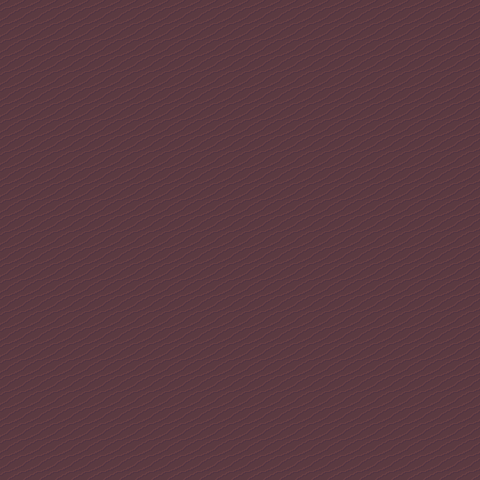

Below is a game level as drawn by its tile map, then a one-line description and the .tmx file that defines it, in full:
An orthogonal 30x30 tile map with 16x16 px tiles, 3 tile layers (Tile Layer 1, Tile Layer 2, Tile Layer 3).

<map version="1.10" tiledversion="1.11.0" orientation="orthogonal" renderorder="right-down" width="30" height="30" tilewidth="16" tileheight="16" infinite="0" nextlayerid="4" nextobjectid="1">
 <tileset firstgid="1" source="tiles-1.png.tsx" />
 <layer id="1" name="Tile Layer 1" width="30" height="30">
  <data encoding="csv">
1,1,1,1,1,1,1,1,1,1,1,1,1,1,1,1,1,1,1,1,1,1,1,1,1,1,1,1,1,1,
1,1,1,1,1,1,1,1,1,1,1,1,1,1,1,1,1,1,1,1,1,1,1,1,1,1,1,1,1,1,
1,1,1,1,1,1,1,1,1,1,1,1,1,1,1,1,1,1,1,1,1,1,1,1,1,1,1,1,1,1,
1,1,1,1,1,1,1,1,1,1,1,1,1,1,1,1,1,1,1,1,1,1,1,1,1,1,1,1,1,1,
1,1,1,1,1,1,1,1,1,1,1,1,1,1,1,1,1,1,1,1,1,1,1,1,1,1,1,1,1,1,
1,1,1,1,1,1,1,1,1,1,1,1,1,1,1,1,1,1,1,1,1,1,1,1,1,1,1,1,1,1,
1,1,1,1,1,1,1,1,1,1,1,1,1,1,1,1,1,1,1,1,1,1,1,1,1,1,1,1,1,1,
1,1,1,1,1,1,1,1,1,1,1,1,1,1,1,1,1,1,1,1,1,1,1,1,1,1,1,1,1,1,
1,1,1,1,1,1,1,1,1,1,1,1,1,1,1,1,1,1,1,1,1,1,1,1,1,1,1,1,1,1,
1,1,1,1,1,1,1,1,1,1,1,1,1,1,1,1,1,1,1,1,1,1,1,1,1,1,1,1,1,1,
1,1,1,1,1,1,1,1,1,1,1,1,1,1,1,1,1,1,1,1,1,1,1,1,1,1,1,1,1,1,
1,1,1,1,1,1,1,1,1,1,1,1,1,1,1,1,1,1,1,1,1,1,1,1,1,1,1,1,1,1,
1,1,1,1,1,1,1,1,1,1,1,1,1,1,1,1,1,1,1,1,1,1,1,1,1,1,1,1,1,1,
1,1,1,1,1,1,1,1,1,1,1,1,1,1,1,1,1,1,1,1,1,1,1,1,1,1,1,1,1,1,
1,1,1,1,1,1,1,1,1,1,1,1,1,1,1,1,1,1,1,1,1,1,1,1,1,1,1,1,1,1,
1,1,1,1,1,1,1,1,1,1,1,1,1,1,1,1,1,1,1,1,1,1,1,1,1,1,1,1,1,1,
1,1,1,1,1,1,1,1,1,1,1,1,1,1,1,1,1,1,1,1,1,1,1,1,1,1,1,1,1,1,
1,1,1,1,1,1,1,1,1,1,1,1,1,1,1,1,1,1,1,1,1,1,1,1,1,1,1,1,1,1,
1,1,1,1,1,1,1,1,1,1,1,1,1,1,1,1,1,1,1,1,1,1,1,1,1,1,1,1,1,1,
1,1,1,1,1,1,1,1,1,1,1,1,1,1,1,1,1,1,1,1,1,1,1,1,1,1,1,1,1,1,
1,1,1,1,1,1,1,1,1,1,1,1,1,1,1,1,1,1,1,1,1,1,1,1,1,1,1,1,1,1,
1,1,1,1,1,1,1,1,1,1,1,1,1,1,1,1,1,1,1,1,1,1,1,1,1,1,1,1,1,1,
1,1,1,1,1,1,1,1,1,1,1,1,1,1,1,1,1,1,1,1,1,1,1,1,1,1,1,1,1,1,
1,1,1,1,1,1,1,1,1,1,1,1,1,1,1,1,1,1,1,1,1,1,1,1,1,1,1,1,1,1,
1,1,1,1,1,1,1,1,1,1,1,1,1,1,1,1,1,1,1,1,1,1,1,1,1,1,1,1,1,1,
1,1,1,1,1,1,1,1,1,1,1,1,1,1,1,1,1,1,1,1,1,1,1,1,1,1,1,1,1,1,
1,1,1,1,1,1,1,1,1,1,1,1,1,1,1,1,1,1,1,1,1,1,1,1,1,1,1,1,1,1,
1,1,1,1,1,1,1,1,1,1,1,1,1,1,1,1,1,1,1,1,1,1,1,1,1,1,1,1,1,1,
1,1,1,1,1,1,1,1,1,1,1,1,1,1,1,1,1,1,1,1,1,1,1,1,1,1,1,1,1,1,
1,1,1,1,1,1,1,1,1,1,1,1,1,1,1,1,1,1,1,1,1,1,1,1,1,1,1,1,1,1
</data>
 </layer>
 <layer id="2" name="Tile Layer 2" width="30" height="30">
  <data encoding="csv">
0,0,0,0,0,0,0,0,0,0,0,0,0,0,0,0,0,0,0,0,0,0,0,0,0,0,0,0,0,0,
0,0,0,0,0,0,0,0,0,0,0,0,0,0,0,0,0,0,0,0,0,0,0,0,0,0,0,0,0,0,
0,0,0,0,0,0,0,0,0,0,0,0,0,0,0,0,0,0,0,0,0,0,0,0,0,0,0,0,0,0,
0,0,0,0,0,0,0,0,0,0,0,0,0,0,0,0,0,0,0,0,0,0,0,0,0,0,0,0,0,0,
0,0,0,0,0,0,0,0,0,0,0,0,0,0,0,0,0,0,0,0,0,0,0,0,0,0,0,0,0,0,
0,0,0,0,0,0,0,0,0,0,0,0,0,0,0,0,0,0,0,0,0,0,0,0,0,0,0,0,0,0,
0,0,0,0,0,0,0,0,0,0,0,0,0,0,0,0,0,0,0,0,0,0,0,0,0,0,0,0,0,0,
0,0,0,0,0,0,0,0,0,0,0,0,0,0,0,0,0,0,0,0,0,0,0,0,0,0,0,0,0,0,
0,0,0,0,0,0,0,0,0,0,0,0,0,0,0,0,0,0,0,0,0,0,0,0,0,0,0,0,0,0,
0,0,0,0,0,0,0,0,0,0,0,0,0,0,0,0,0,0,0,0,0,0,0,0,0,0,0,0,0,0,
0,0,0,0,0,0,0,0,0,0,0,0,0,0,0,0,0,0,0,0,0,0,0,0,0,0,0,0,0,0,
0,0,0,0,0,0,0,0,0,0,0,0,0,0,0,0,0,0,0,0,0,0,0,0,0,0,0,0,0,0,
0,0,0,0,0,0,0,0,0,0,0,0,0,0,0,0,0,0,0,0,0,0,0,0,0,0,0,0,0,0,
0,0,0,0,0,0,0,0,0,0,0,0,0,0,0,0,0,0,0,0,0,0,0,0,0,0,0,0,0,0,
0,0,0,0,0,0,0,0,0,0,0,0,0,0,0,0,0,0,0,0,0,0,0,0,0,0,0,0,0,0,
0,0,0,0,0,0,0,0,0,0,0,0,0,0,0,0,0,0,0,0,0,0,0,0,0,0,0,0,0,0,
0,0,0,0,0,0,0,0,0,0,0,0,0,0,0,0,0,0,0,0,0,0,0,0,0,0,0,0,0,0,
0,0,0,0,0,0,0,0,0,0,0,0,0,0,0,0,0,0,0,0,0,0,0,0,0,0,0,0,0,0,
0,0,0,0,0,0,0,0,0,0,0,0,0,0,0,0,0,0,0,0,0,0,0,0,0,0,0,0,0,0,
0,0,0,0,0,0,0,0,0,0,0,0,0,0,0,0,0,0,0,0,0,0,0,0,0,0,0,0,0,0,
0,0,0,0,0,0,0,0,0,0,0,0,0,0,0,0,0,0,0,0,0,0,0,0,0,0,0,0,0,0,
0,0,0,0,0,0,0,0,0,0,0,0,0,0,0,0,0,0,0,0,0,0,0,0,0,0,0,0,0,0,
0,0,0,0,0,0,0,0,0,0,0,0,0,0,0,0,0,0,0,0,0,0,0,0,0,0,0,0,0,0,
0,0,0,0,0,0,0,0,0,0,0,0,0,0,0,0,0,0,0,0,0,0,0,0,0,0,0,0,0,0,
0,0,0,0,0,0,0,0,0,0,0,0,0,0,0,0,0,0,0,0,0,0,0,0,0,0,0,0,0,0,
0,0,0,0,0,0,0,0,0,0,0,0,0,0,0,0,0,0,0,0,0,0,0,0,0,0,0,0,0,0,
0,0,0,0,0,0,0,0,0,0,0,0,0,0,0,0,0,0,0,0,0,0,0,0,0,0,0,0,0,0,
0,0,0,0,0,0,0,0,0,0,0,0,0,0,0,0,0,0,0,0,0,0,0,0,0,0,0,0,0,0,
0,0,0,0,0,0,0,0,0,0,0,0,0,0,0,0,0,0,0,0,0,0,0,0,0,0,0,0,0,0,
0,0,0,0,0,0,0,0,0,0,0,0,0,0,0,0,0,0,0,0,0,0,0,0,0,0,0,0,0,0
</data>
 </layer>
 <layer id="3" name="Tile Layer 3" width="30" height="30">
  <data encoding="csv">
0,0,0,0,0,0,0,0,0,0,0,0,0,0,0,0,0,0,0,0,0,0,0,0,0,0,0,0,0,0,
0,0,0,0,0,0,0,0,0,0,0,0,0,0,0,0,0,0,0,0,0,0,0,0,0,0,0,0,0,0,
0,0,0,0,0,0,0,0,0,0,0,0,0,0,0,0,0,0,0,0,0,0,0,0,0,0,0,0,0,0,
0,0,0,0,0,0,0,0,0,0,0,0,0,0,0,0,0,0,0,0,0,0,0,0,0,0,0,0,0,0,
0,0,0,0,0,0,0,0,0,0,0,0,0,0,0,0,0,0,0,0,0,0,0,0,0,0,0,0,0,0,
0,0,0,0,0,0,0,0,0,0,0,0,0,0,0,0,0,0,0,0,0,0,0,0,0,0,0,0,0,0,
0,0,0,0,0,0,0,0,0,0,0,0,0,0,0,0,0,0,0,0,0,0,0,0,0,0,0,0,0,0,
0,0,0,0,0,0,0,0,0,0,0,0,0,0,0,0,0,0,0,0,0,0,0,0,0,0,0,0,0,0,
0,0,0,0,0,0,0,0,0,0,0,0,0,0,0,0,0,0,0,0,0,0,0,0,0,0,0,0,0,0,
0,0,0,0,0,0,0,0,0,0,0,0,0,0,0,0,0,0,0,0,0,0,0,0,0,0,0,0,0,0,
0,0,0,0,0,0,0,0,0,0,0,0,0,0,0,0,0,0,0,0,0,0,0,0,0,0,0,0,0,0,
0,0,0,0,0,0,0,0,0,0,0,0,0,0,0,0,0,0,0,0,0,0,0,0,0,0,0,0,0,0,
0,0,0,0,0,0,0,0,0,0,0,0,0,0,0,0,0,0,0,0,0,0,0,0,0,0,0,0,0,0,
0,0,0,0,0,0,0,0,0,0,0,0,0,0,0,0,0,0,0,0,0,0,0,0,0,0,0,0,0,0,
0,0,0,0,0,0,0,0,0,0,0,0,0,0,0,0,0,0,0,0,0,0,0,0,0,0,0,0,0,0,
0,0,0,0,0,0,0,0,0,0,0,0,0,0,0,0,0,0,0,0,0,0,0,0,0,0,0,0,0,0,
0,0,0,0,0,0,0,0,0,0,0,0,0,0,0,0,0,0,0,0,0,0,0,0,0,0,0,0,0,0,
0,0,0,0,0,0,0,0,0,0,0,0,0,0,0,0,0,0,0,0,0,0,0,0,0,0,0,0,0,0,
0,0,0,0,0,0,0,0,0,0,0,0,0,0,0,0,0,0,0,0,0,0,0,0,0,0,0,0,0,0,
0,0,0,0,0,0,0,0,0,0,0,0,0,0,0,0,0,0,0,0,0,0,0,0,0,0,0,0,0,0,
0,0,0,0,0,0,0,0,0,0,0,0,0,0,0,0,0,0,0,0,0,0,0,0,0,0,0,0,0,0,
0,0,0,0,0,0,0,0,0,0,0,0,0,0,0,0,0,0,0,0,0,0,0,0,0,0,0,0,0,0,
0,0,0,0,0,0,0,0,0,0,0,0,0,0,0,0,0,0,0,0,0,0,0,0,0,0,0,0,0,0,
0,0,0,0,0,0,0,0,0,0,0,0,0,0,0,0,0,0,0,0,0,0,0,0,0,0,0,0,0,0,
0,0,0,0,0,0,0,0,0,0,0,0,0,0,0,0,0,0,0,0,0,0,0,0,0,0,0,0,0,0,
0,0,0,0,0,0,0,0,0,0,0,0,0,0,0,0,0,0,0,0,0,0,0,0,0,0,0,0,0,0,
0,0,0,0,0,0,0,0,0,0,0,0,0,0,0,0,0,0,0,0,0,0,0,0,0,0,0,0,0,0,
0,0,0,0,0,0,0,0,0,0,0,0,0,0,0,0,0,0,0,0,0,0,0,0,0,0,0,0,0,0,
0,0,0,0,0,0,0,0,0,0,0,0,0,0,0,0,0,0,0,0,0,0,0,0,0,0,0,0,0,0,
0,0,0,0,0,0,0,0,0,0,0,0,0,0,0,0,0,0,0,0,0,0,0,0,0,0,0,0,0,0
</data>
 </layer>
</map>
